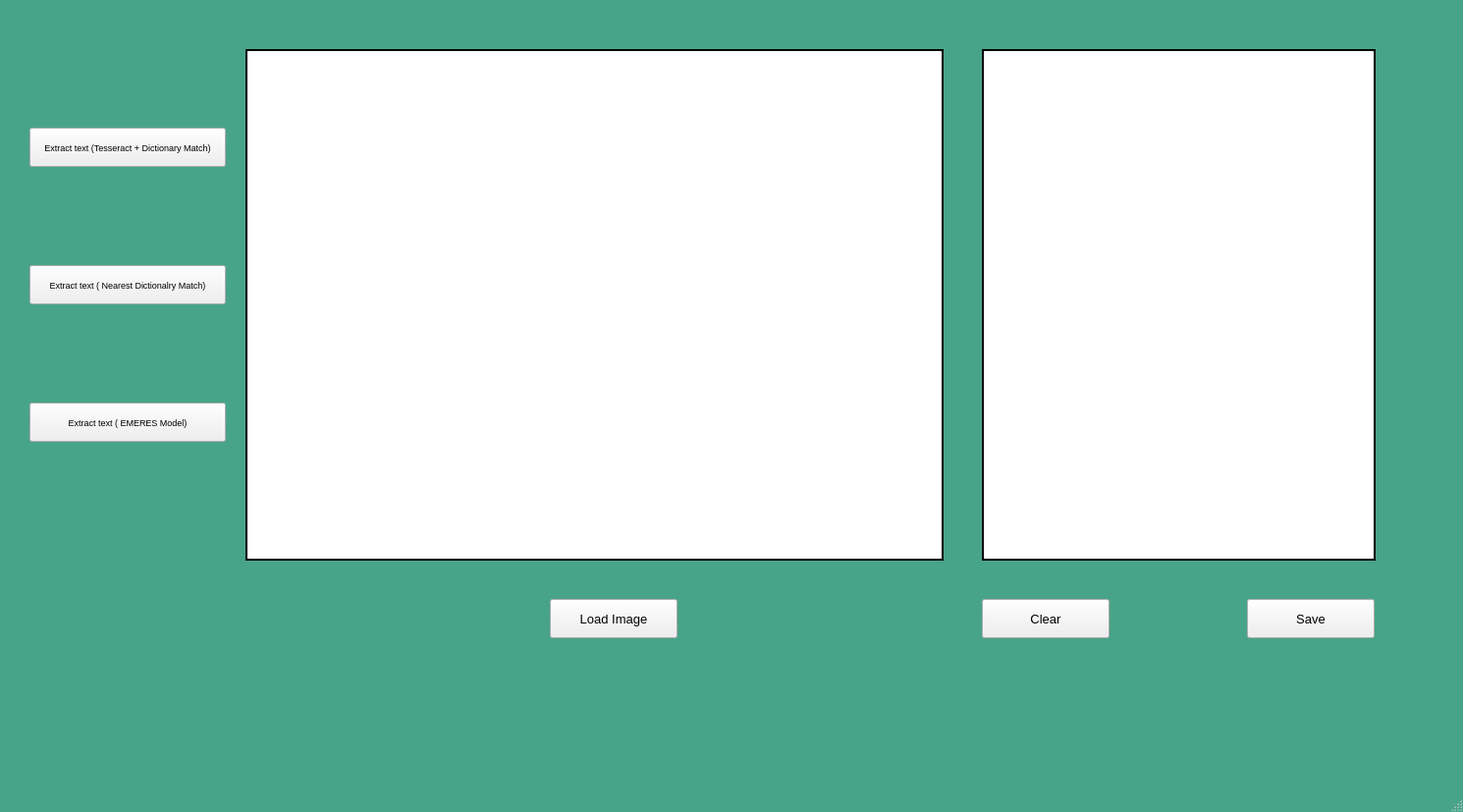
<?xml version="1.0" encoding="UTF-8"?>
<ui version="4.0">
 <class>MainWindow</class>
 <widget class="QMainWindow" name="MainWindow">
  <property name="geometry">
   <rect>
    <x>0</x>
    <y>0</y>
    <width>1490</width>
    <height>827</height>
   </rect>
  </property>
  <property name="windowTitle">
   <string>MainWindow</string>
  </property>
  <property name="styleSheet">
   <string notr="true">QMainWindow#MainWindow
{
	background-color:rgb(72,164,136);
	/*background-image: url('H:/Github/PythonScripts/PyQtDesigner/WebScrapper/bg.png');*/
 	background-position: center; /* Center the image */
	background-repeat: no-repeat;
    background-size: cover;
}



QLabel
{	
	background-color:rgb(255,255,255);
}

QPushButton
{
	border-color: black;
 	 border-width: 1px 1px 1px 1px;

}


</string>
  </property>
  <widget class="QWidget" name="centralwidget">
   <widget class="QPushButton" name="buttonGetImage">
    <property name="geometry">
     <rect>
      <x>560</x>
      <y>610</y>
      <width>130</width>
      <height>40</height>
     </rect>
    </property>
    <property name="font">
     <font>
      <pointsize>10</pointsize>
     </font>
    </property>
    <property name="text">
     <string>Load Image</string>
    </property>
   </widget>
   <widget class="QLabel" name="labelImage">
    <property name="geometry">
     <rect>
      <x>250</x>
      <y>50</y>
      <width>711</width>
      <height>521</height>
     </rect>
    </property>
    <property name="frameShape">
     <enum>QFrame::WinPanel</enum>
    </property>
    <property name="text">
     <string/>
    </property>
   </widget>
   <widget class="QPushButton" name="buttonExtractText">
    <property name="geometry">
     <rect>
      <x>30</x>
      <y>130</y>
      <width>200</width>
      <height>40</height>
     </rect>
    </property>
    <property name="font">
     <font>
      <pointsize>7</pointsize>
     </font>
    </property>
    <property name="text">
     <string>Extract text (Tesseract + Dictionary Match)</string>
    </property>
    <property name="iconSize">
     <size>
      <width>16</width>
      <height>16</height>
     </size>
    </property>
   </widget>
   <widget class="QPushButton" name="buttonClear">
    <property name="geometry">
     <rect>
      <x>1000</x>
      <y>610</y>
      <width>130</width>
      <height>40</height>
     </rect>
    </property>
    <property name="font">
     <font>
      <pointsize>10</pointsize>
     </font>
    </property>
    <property name="text">
     <string>Clear</string>
    </property>
   </widget>
   <widget class="QPushButton" name="buttonSave">
    <property name="geometry">
     <rect>
      <x>1270</x>
      <y>610</y>
      <width>130</width>
      <height>40</height>
     </rect>
    </property>
    <property name="font">
     <font>
      <pointsize>10</pointsize>
     </font>
    </property>
    <property name="text">
     <string>Save</string>
    </property>
   </widget>
   <widget class="QTextEdit" name="textEdit">
    <property name="geometry">
     <rect>
      <x>1000</x>
      <y>50</y>
      <width>401</width>
      <height>521</height>
     </rect>
    </property>
    <property name="font">
     <font>
      <pointsize>10</pointsize>
     </font>
    </property>
    <property name="frameShape">
     <enum>QFrame::WinPanel</enum>
    </property>
    <property name="frameShadow">
     <enum>QFrame::Plain</enum>
    </property>
   </widget>
   <widget class="QPushButton" name="buttonExtractText_2">
    <property name="geometry">
     <rect>
      <x>30</x>
      <y>270</y>
      <width>200</width>
      <height>40</height>
     </rect>
    </property>
    <property name="font">
     <font>
      <pointsize>7</pointsize>
     </font>
    </property>
    <property name="text">
     <string>Extract text ( Nearest Dictionalry Match)</string>
    </property>
   </widget>
   <widget class="QPushButton" name="buttonExtractText_3">
    <property name="geometry">
     <rect>
      <x>30</x>
      <y>410</y>
      <width>200</width>
      <height>40</height>
     </rect>
    </property>
    <property name="font">
     <font>
      <pointsize>7</pointsize>
     </font>
    </property>
    <property name="text">
     <string>Extract text ( EMERES Model)</string>
    </property>
   </widget>
  </widget>
  <widget class="QMenuBar" name="menubar">
   <property name="geometry">
    <rect>
     <x>0</x>
     <y>0</y>
     <width>1490</width>
     <height>21</height>
    </rect>
   </property>
  </widget>
  <widget class="QStatusBar" name="statusbar"/>
 </widget>
 <resources/>
 <connections/>
</ui>
